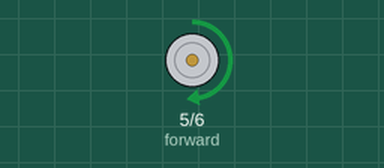
Recording of a sketch running on a simulated Arduino Uno, built with avr-gcc and run on an emulated ATmega328P. On the bench: motor-driver pin pairs drawn as motors (green arrow = first pin HIGH = forward, orange = second pin HIGH = backward, longer = more drive).

Above: at 0.1 s.
At 6.1 s:
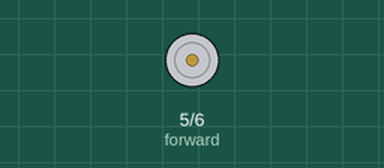
Timing chart, 0 to 7.6 s (numbered marks = the images above):
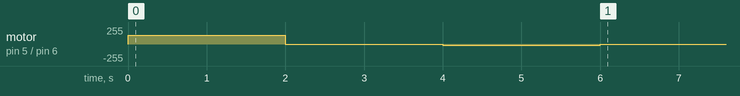

The sketch:

motor_test.ino
```cpp
#define forward 5 // set high to move vehicle forward
#define backward 6 // set high to move vehicle backward

//set the rover's speed
#define speed_1 20
#define speed_2 128

void setup() {

  pinMode(forward, OUTPUT);
  pinMode(backward, OUTPUT);
  // initialize both motor output to LOW
  digitalWrite(forward, LOW);
  digitalWrite(backward, LOW);


  //move rover forward
  move_forward();
  delay(2000);

  //Brake
  brake();

  //move rover backwards
  move_backward();
  delay(2000);
  brake();

}

void loop() {
  // put your main code here, to run repeatedly:

}

void move_forward(){
  digitalWrite(backward, LOW);
  analogWrite(forward, speed_2);
}

void move_backward(){
  digitalWrite(forward, LOW);
  analogWrite(backward, speed_1);
}

void brake(){
  digitalWrite(forward,LOW);
  digitalWrite(backward,LOW);
  delay(2000);
}
```
